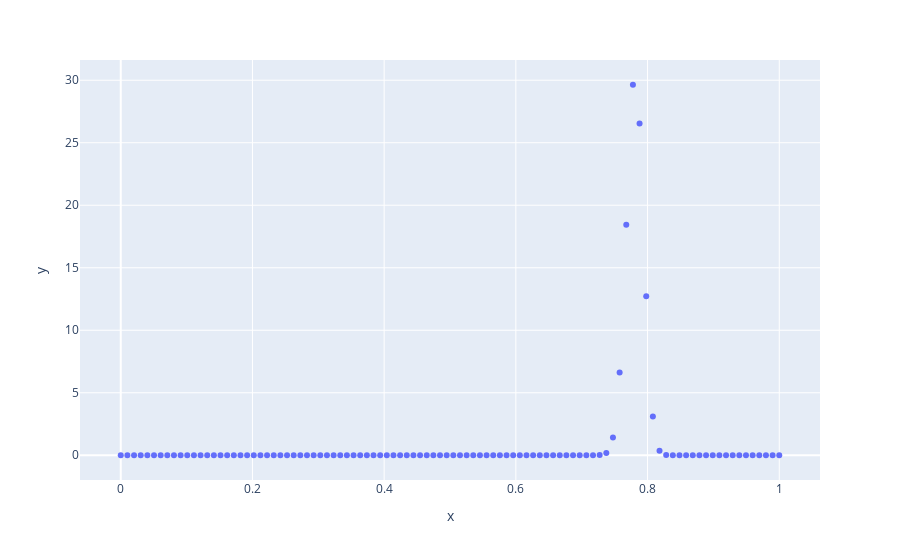

Here is the notebook cell this chart was saved with:
### Code cell
px.scatter(x=probs_of_heads.numpy(), y=observed_probs_heads[10].numpy())
